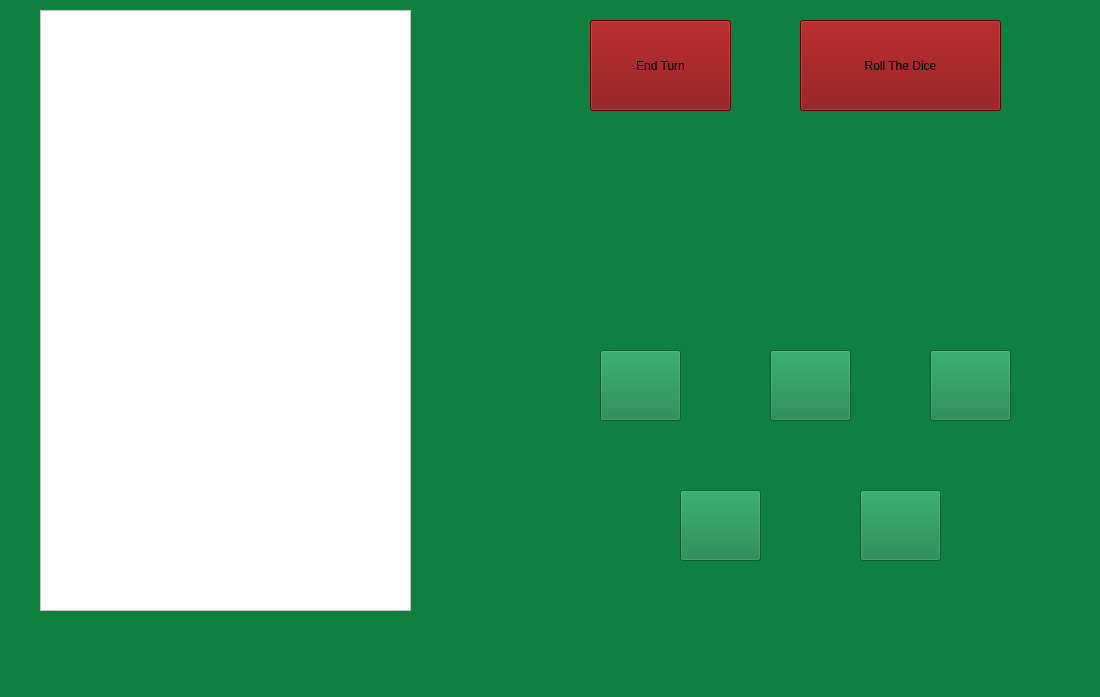
<?xml version="1.0" encoding="UTF-8"?>
<ui version="4.0">
 <class>MainWindow</class>
 <widget class="QMainWindow" name="MainWindow">
  <property name="geometry">
   <rect>
    <x>0</x>
    <y>0</y>
    <width>1100</width>
    <height>697</height>
   </rect>
  </property>
  <property name="windowTitle">
   <string>MainWindow</string>
  </property>
  <property name="styleSheet">
   <string notr="true">background-color: rgb(16, 128, 64);</string>
  </property>
  <widget class="QWidget" name="centralwidget">
   <widget class="QPushButton" name="pushButton_Dice1">
    <property name="geometry">
     <rect>
      <x>600</x>
      <y>350</y>
      <width>81</width>
      <height>71</height>
     </rect>
    </property>
    <property name="styleSheet">
     <string notr="true">border-image: url(:/Images/Images/Alea_1.png);
color: rgb(128, 0, 2);

</string>
    </property>
    <property name="text">
     <string/>
    </property>
    <property name="flat">
     <bool>false</bool>
    </property>
   </widget>
   <widget class="QPushButton" name="pushButton_Dice2">
    <property name="geometry">
     <rect>
      <x>770</x>
      <y>350</y>
      <width>81</width>
      <height>71</height>
     </rect>
    </property>
    <property name="styleSheet">
     <string notr="true">border-image: url(:/Images/Images/Alea_1.png);</string>
    </property>
    <property name="text">
     <string/>
    </property>
   </widget>
   <widget class="QPushButton" name="pushButton_Dice3">
    <property name="geometry">
     <rect>
      <x>930</x>
      <y>350</y>
      <width>81</width>
      <height>71</height>
     </rect>
    </property>
    <property name="styleSheet">
     <string notr="true">border-image: url(:/Images/Images/Alea_1.png);</string>
    </property>
    <property name="text">
     <string/>
    </property>
   </widget>
   <widget class="QPushButton" name="pushButton_Dice4">
    <property name="geometry">
     <rect>
      <x>680</x>
      <y>490</y>
      <width>81</width>
      <height>71</height>
     </rect>
    </property>
    <property name="styleSheet">
     <string notr="true">border-image: url(:/Images/Images/Alea_1.png);</string>
    </property>
    <property name="text">
     <string/>
    </property>
   </widget>
   <widget class="QPushButton" name="pushButton_Dice5">
    <property name="geometry">
     <rect>
      <x>860</x>
      <y>490</y>
      <width>81</width>
      <height>71</height>
     </rect>
    </property>
    <property name="styleSheet">
     <string notr="true">border-image: url(:/Images/Images/Alea_1.png);</string>
    </property>
    <property name="text">
     <string/>
    </property>
   </widget>
   <widget class="QPushButton" name="pushButton_Roll">
    <property name="geometry">
     <rect>
      <x>800</x>
      <y>20</y>
      <width>201</width>
      <height>91</height>
     </rect>
    </property>
    <property name="styleSheet">
     <string notr="true">background-color: rgb(128, 0, 2);
font: 24pt &quot;.SF NS Text&quot;;</string>
    </property>
    <property name="text">
     <string>Roll The Dice</string>
    </property>
   </widget>
   <widget class="QTableView" name="tableView_scoreboard">
    <property name="geometry">
     <rect>
      <x>40</x>
      <y>10</y>
      <width>371</width>
      <height>601</height>
     </rect>
    </property>
    <property name="styleSheet">
     <string notr="true">color: rgb(0, 0, 0);
border-color: rgb(0, 0, 0);
gridline-color: rgb(0, 0, 0);
background-color: rgb(255, 255, 255);</string>
    </property>
   </widget>
   <widget class="QPushButton" name="pushButton_EndTurn">
    <property name="geometry">
     <rect>
      <x>590</x>
      <y>20</y>
      <width>141</width>
      <height>91</height>
     </rect>
    </property>
    <property name="styleSheet">
     <string notr="true">background-color: rgb(128, 0, 2);
font: 24pt &quot;.SF NS Text&quot;;</string>
    </property>
    <property name="text">
     <string>End Turn</string>
    </property>
   </widget>
  </widget>
  <widget class="QMenuBar" name="menubar">
   <property name="geometry">
    <rect>
     <x>0</x>
     <y>0</y>
     <width>1100</width>
     <height>22</height>
    </rect>
   </property>
  </widget>
  <widget class="QStatusBar" name="statusbar"/>
 </widget>
 <resources/>
 <connections/>
</ui>
